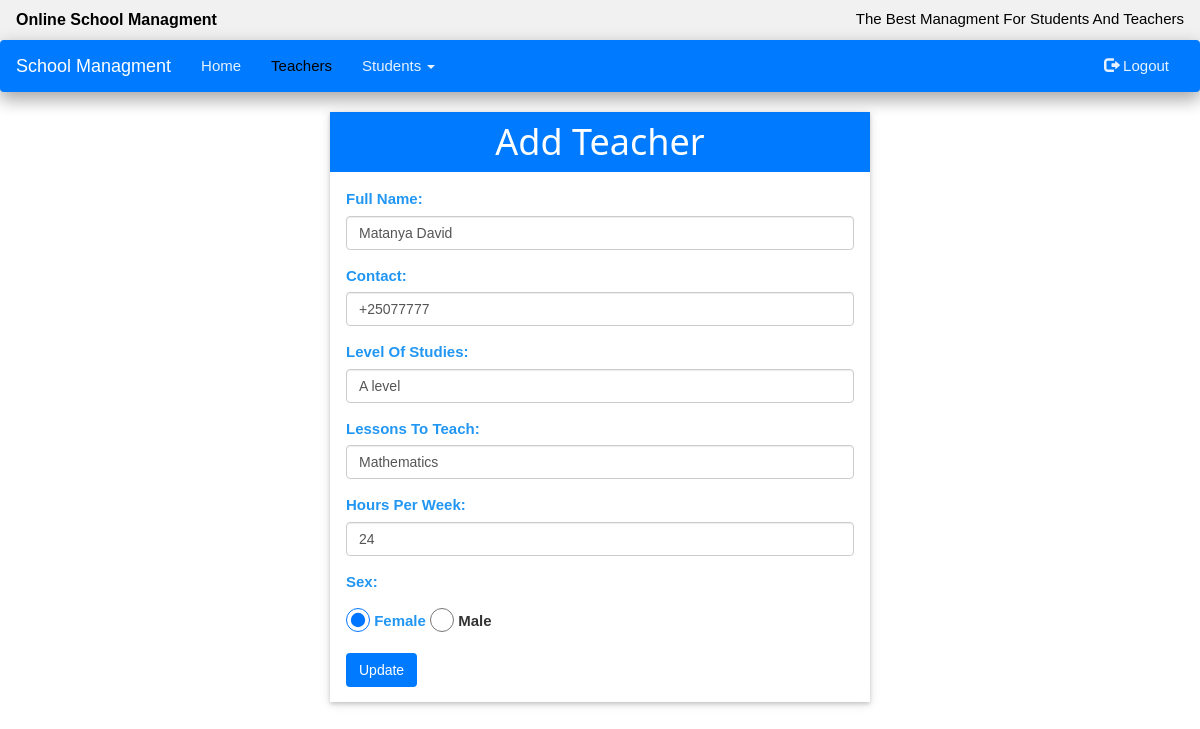
Page /update.php?id=1 (signed in) on the committed database.
### tables this page shows
CREATE TABLE `teachers` (
  `id` int(100) NOT NULL,
  `name` varchar(100) NOT NULL,
  `contact` varchar(100) NOT NULL,
  `level` varchar(255) NOT NULL,
  `lesson` varchar(255) NOT NULL,
  `hours` varchar(255) NOT NULL,
  `sex` varchar(100) NOT NULL
);

### update.php (the view, shortened to what this page needs)
<?php session_start();
include 'conn.php';
$id=$_GET['id'];
$select=$conn->query("SELECT * FROM teachers WHERE id='$id'");
 ?>
<!DOCTYPE html>
<html>
<head>
  <link rel="stylesheet" href="bootstrap/css/bootstrap.css">
  <link rel="stylesheet" type="text/css" href="css/w3.css">
    <link rel="stylesheet" type="text/css" href="font-awesome/css/font-awesome.min.css">
</head>
<body>
<?php include 'header.php'; ?>
<div class="container w3-margin-bottom">
	<div class="col-md-3"></div>
	<div class="col-md-6">
	<div class="w3-card-2">
<header class="w3-container bg-blue text-center"><h1>Add Teacher</h1></header>
<form class="w3-container" role="form" method="post" action="<?php htmlspecialchars($_SERVER['PHP_SELF']) ?>">
	<?php while ($row=$select->fetch_assoc()) { ?>
	<div class="form-group w3-margin-top">
		<label class="w3-label w3-text-blue">Full Name:</label>
		<input type="text" name="name" class="form-control" value="<?=$row['name'] ?>">
	</div>
		<div class="form-group">
		<label class="w3-label w3-text-blue">Contact:</label>
		<input type="text" name="contact" class="form-control" value="<?=$row['contact'] ?>">
	</div>
		<div class="form-group">
		<label class="w3-label w3-text-blue">Level Of Studies:</label>
		<input type="text" name="level" class="form-control" value="<?=$row['level'] ?>">
	</div>
		<div class="form-group">
		<label class="w3-label w3-text-blue">Lessons To Teach:</label>
		<input type="text" name="lesson" class="form-control" value="<?=$row['lesson'] ?>">
	</div>
		<div class="form-group">
		<label class="w3-label w3-text-blue">Hours Per Week:</label>
		<input type="text" name="hours" class="form-control" value="<?=$row['hours'] ?>">
	</div>
	<?php } ?>
		<div class="form-group">
		 <label class="w3-text-blue">Sex:</label><br>
      <input class="w3-radio" type="radio" name="sex" value="Female" id="girl" checked>
<label class="w3-validate" for="girl">Female</label>
<input class="w3-radio" type="radio" name="sex" value="Male" id="boy">
<label class="w3-validate" for="boy">Male</label>
	</div>
		<div class="form-group">
		<input type="submit" name="submit" class="btn bg-blue" value="Update">
	</div>
</form>
</div>
</div>
</div>
</body>
</html>

### css/w3.css (style rules this page uses)
html { -ms-text-size-adjust:100%;-webkit-text-size-adjust:100% }
body { margin:0 }
article,aside,details,figcaption,figure,footer,header,hgroup,main,menu,nav,section,summary { display:block }
button,input,optgroup,select,textarea { color:inherit;font:inherit;margin:0 }
button,html input[type=button],input[type=reset],input[type=submit] { -webkit-appearance:button;cursor:pointer }
input[type=checkbox],input[type=radio] { padding:0 }
html,body { font-family:Verdana,sans-serif;font-size:15px;line-height:1.5 }
h1,h2,h3,h4,h5,h6,.w3-slim,.w3-wide { font-family:"Segoe UI",Arial,sans-serif }
h1 { font-size:36px }
h1,h2,h3,h4,h5,h6 { font-weight:400;margin:10px 0 }
.w3-label { color:#009688 }
input[type=checkbox].w3-check,input[type=radio].w3-radio { width:24px;height:24px;position:relative;top:6px }
input[type=checkbox].w3-check:checked+.w3-validate,input[type=radio].w3-radio:checked+.w3-validate { color:#2196F3 }
.w3-container:after,.w3-row:after,.w3-row-padding:after,.w3-topnav:after,.w3-clear:after,.w3-btn-group:before,.w3-btn-group:after { content:"";display:table;clear:both }
.w3-margin-top { margin-top:16px !important }
.w3-margin-bottom { margin-bottom:16px !important }
.w3-container { padding:0.01em 16px }
.w3-card-2,.w3-example { box-shadow:0 2px 4px 0 rgba(0,0,0,0.16),0 2px 10px 0 rgba(0,0,0,0.12) !important }
.w3-text-blue,.w3-hover-text-blue:hover { color:#2196F3 !important }

### rows in the picture
teachers: name "Matanya David", contact "+25077777", level "A level", lesson "Mathematics", hours "24"
